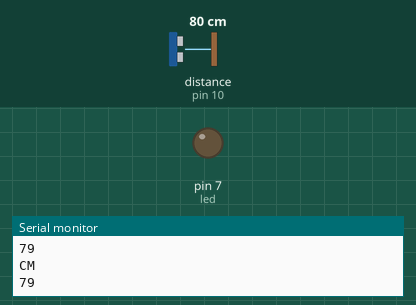
Bench run of a sketch on a simulated Arduino Uno, built with avr-gcc and run on an emulated ATmega328P. Parts: output pins drawn as LEDs (lit = HIGH), the last lines printed to the serial monitor. Wiring (inferred from the names in the program): ultrasonic range finder: trigger pin 9; echo pin 10. The test bench sets the inputs (shaded band); at power-on: distance to the obstacle (sensor on pin 10) 80 cm. The echo pulse lasts 58.3 µs per cm; pins used as bus, display or sensor lines are not drawn.

Above: at 1.2 s.
1.3 s: distance to the obstacle (sensor on pin 10) set to 14 cm
2.8 s: distance to the obstacle (sensor on pin 10) set to 10 cm
At 4.0 s:
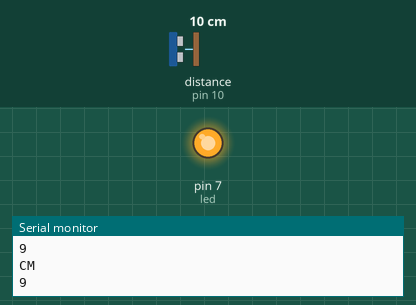
4.3 s: distance to the obstacle (sensor on pin 10) set to 18 cm
At 5.2 s:
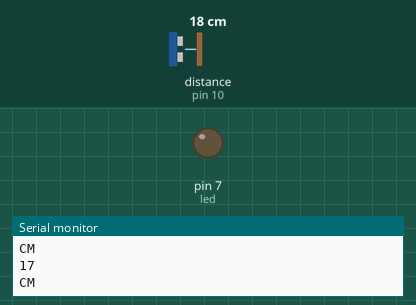
5.8 s: distance to the obstacle (sensor on pin 10) set to 4 cm
At 6.6 s:
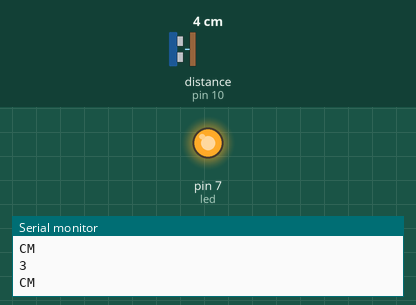
Timing chart, 0 to 8.3 s (numbered marks = the images above; inputs shaded):
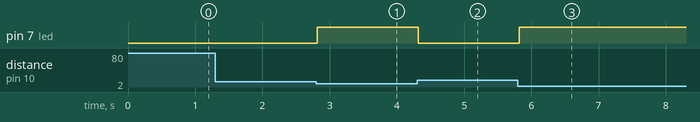

Measured:
- the behaviour switches between 12 and 11 cm on distance to the obstacle (sensor on pin 10) (found by bisection; images 0 and 1)
- after the input at 2.8 s, pin 7 (led): LOW → HIGH at once
- after the input at 4.3 s, pin 7 (led): HIGH → LOW at once
- after the input at 5.8 s, pin 7 (led): LOW → HIGH at once

The sketch:

DISTANCE_ALARM_ULTRASONIC_SENSOR.ino
```cpp
int trigPin=9;
int echoPin=10;
int led=7;

void setup() {
  Serial.begin(9600);
  pinMode(led,OUTPUT);
  pinMode(trigPin,OUTPUT);
  pinMode(echoPin,INPUT);

  // put your setup code here, to run once:
  }

void loop() {
  long duration,distance;
  digitalWrite(trigPin,HIGH);
  delayMicroseconds(100);
  digitalWrite(trigPin,LOW);
  duration=pulseIn(echoPin,HIGH);
  distance=(duration/2)/29.1;
  Serial.println(distance);
  Serial.println("CM");
  delay(10);
  if(distance<=10)
  {
    digitalWrite(led,HIGH);
  }
  else if(distance>10)
  {
    digitalWrite(led,LOW);

  }

}
```
